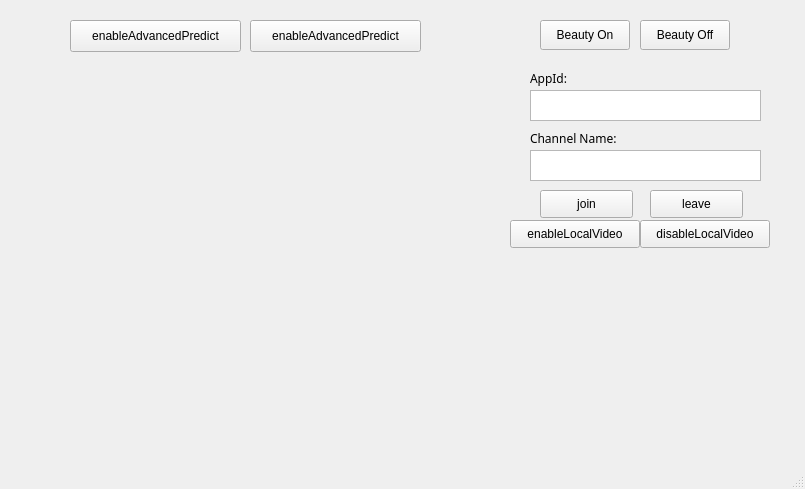
<?xml version="1.0" encoding="UTF-8"?>
<ui version="4.0">
 <class>MainWindow</class>
 <widget class="QMainWindow" name="MainWindow">
  <property name="geometry">
   <rect>
    <x>0</x>
    <y>0</y>
    <width>805</width>
    <height>489</height>
   </rect>
  </property>
  <property name="windowTitle">
   <string>MainWindow</string>
  </property>
  <widget class="QWidget" name="centralwidget">
   <widget class="QTextEdit" name="channelEdit">
    <property name="geometry">
     <rect>
      <x>530</x>
      <y>150</y>
      <width>231</width>
      <height>31</height>
     </rect>
    </property>
    <property name="font">
     <font>
      <family>微软雅黑 Light</family>
     </font>
    </property>
    <property name="cursor" stdset="0">
     <cursorShape>ArrowCursor</cursorShape>
    </property>
   </widget>
   <widget class="QLabel" name="label">
    <property name="geometry">
     <rect>
      <x>530</x>
      <y>130</y>
      <width>111</width>
      <height>16</height>
     </rect>
    </property>
    <property name="font">
     <font>
      <family>微软雅黑 Light</family>
     </font>
    </property>
    <property name="text">
     <string>Channel Name:</string>
    </property>
   </widget>
   <widget class="QPushButton" name="joinButton">
    <property name="geometry">
     <rect>
      <x>540</x>
      <y>190</y>
      <width>93</width>
      <height>28</height>
     </rect>
    </property>
    <property name="text">
     <string>join</string>
    </property>
   </widget>
   <widget class="QPushButton" name="leaveButton">
    <property name="geometry">
     <rect>
      <x>650</x>
      <y>190</y>
      <width>93</width>
      <height>28</height>
     </rect>
    </property>
    <property name="text">
     <string>leave</string>
    </property>
   </widget>
   <widget class="QWidget" name="gridLayoutWidget">
    <property name="geometry">
     <rect>
      <x>520</x>
      <y>260</y>
      <width>251</width>
      <height>161</height>
     </rect>
    </property>
    <layout class="QGridLayout" name="gridLayout">
     <property name="horizontalSpacing">
      <number>7</number>
     </property>
    </layout>
   </widget>
   <widget class="QWidget" name="gridLayoutWidget_2">
    <property name="geometry">
     <rect>
      <x>20</x>
      <y>60</y>
      <width>471</width>
      <height>351</height>
     </rect>
    </property>
    <layout class="QGridLayout" name="gridLayout_2">
     <item row="0" column="0">
      <widget class="QLabel" name="img_label">
       <property name="enabled">
        <bool>true</bool>
       </property>
       <property name="autoFillBackground">
        <bool>false</bool>
       </property>
       <property name="text">
        <string/>
       </property>
      </widget>
     </item>
    </layout>
   </widget>
   <widget class="QPushButton" name="disableButton">
    <property name="geometry">
     <rect>
      <x>640</x>
      <y>220</y>
      <width>130</width>
      <height>28</height>
     </rect>
    </property>
    <property name="text">
     <string>disableLocalVideo</string>
    </property>
   </widget>
   <widget class="QPushButton" name="enableButton">
    <property name="geometry">
     <rect>
      <x>510</x>
      <y>220</y>
      <width>130</width>
      <height>28</height>
     </rect>
    </property>
    <property name="text">
     <string>enableLocalVideo</string>
    </property>
   </widget>
   <widget class="QPushButton" name="beauty_on_btn">
    <property name="geometry">
     <rect>
      <x>540</x>
      <y>20</y>
      <width>90</width>
      <height>30</height>
     </rect>
    </property>
    <property name="text">
     <string>Beauty On</string>
    </property>
   </widget>
   <widget class="QPushButton" name="beauty_off_btn">
    <property name="geometry">
     <rect>
      <x>640</x>
      <y>20</y>
      <width>90</width>
      <height>30</height>
     </rect>
    </property>
    <property name="text">
     <string>Beauty Off</string>
    </property>
   </widget>
   <widget class="QLabel" name="label_2">
    <property name="geometry">
     <rect>
      <x>530</x>
      <y>70</y>
      <width>111</width>
      <height>16</height>
     </rect>
    </property>
    <property name="font">
     <font>
      <family>微软雅黑 Light</family>
     </font>
    </property>
    <property name="text">
     <string>AppId:</string>
    </property>
   </widget>
   <widget class="QTextEdit" name="appIdEdit">
    <property name="geometry">
     <rect>
      <x>530</x>
      <y>90</y>
      <width>231</width>
      <height>31</height>
     </rect>
    </property>
    <property name="font">
     <font>
      <family>微软雅黑 Light</family>
     </font>
    </property>
    <property name="cursor" stdset="0">
     <cursorShape>ArrowCursor</cursorShape>
    </property>
   </widget>
   <widget class="QPushButton" name="enable_ap_btn">
    <property name="geometry">
     <rect>
      <x>70</x>
      <y>20</y>
      <width>171</width>
      <height>32</height>
     </rect>
    </property>
    <property name="text">
     <string>enableAdvancedPredict</string>
    </property>
   </widget>
   <widget class="QPushButton" name="disable_ap_btn">
    <property name="geometry">
     <rect>
      <x>250</x>
      <y>20</y>
      <width>171</width>
      <height>32</height>
     </rect>
    </property>
    <property name="text">
     <string>enableAdvancedPredict</string>
    </property>
   </widget>
  </widget>
  <widget class="QMenuBar" name="menubar">
   <property name="geometry">
    <rect>
     <x>0</x>
     <y>0</y>
     <width>805</width>
     <height>22</height>
    </rect>
   </property>
  </widget>
  <widget class="QStatusBar" name="statusbar"/>
 </widget>
 <resources/>
 <connections/>
</ui>
